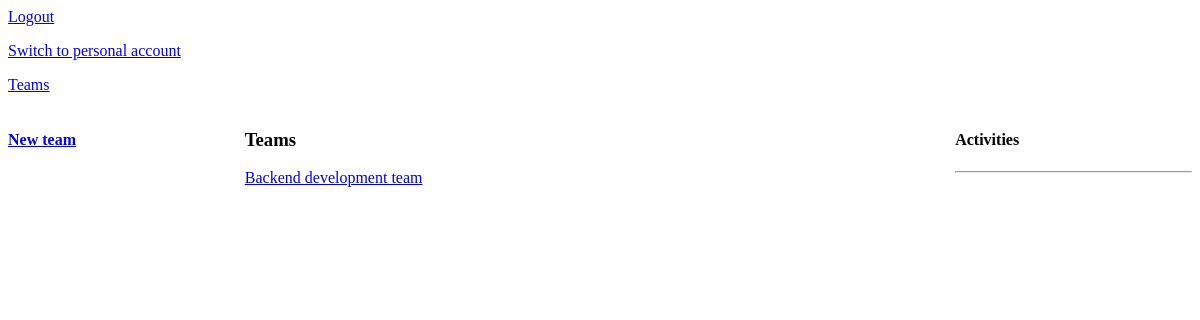
The app's page /teams/1 (signed in), older data.
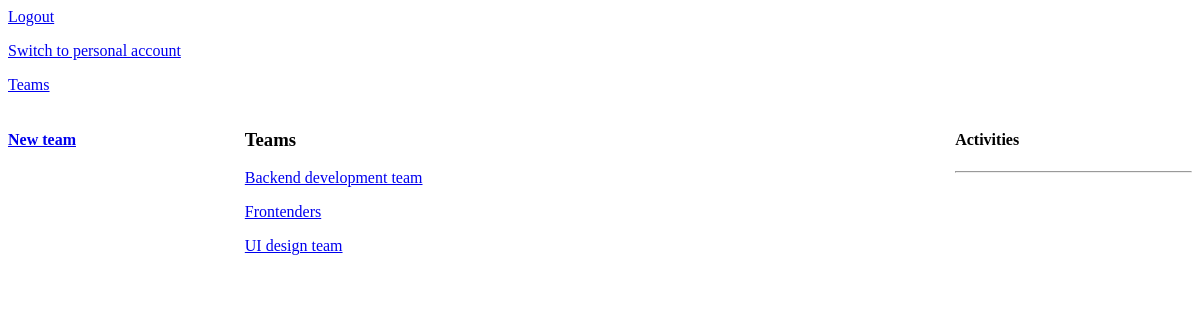
The same page, newer data.
### manager/models.py (models this page shows, shortened)
class Team(models.Model):
    name = models.CharField(max_length=200)
    company = models.ForeignKey(Company, on_delete=models.CASCADE, default='')
    head = models.OneToOneField("Worker", default= None ,related_name="head",on_delete=models.SET_NULL, null=True, blank=True)
    workers = models.ManyToManyField("Worker")
    updated_by = models.ForeignKey(CostumUser, related_name="update_team", on_delete=models.CASCADE, null=True, blank=True)
    class Meta:
        verbose_name = "Team"
        verbose_name_plural = "Teams"

### manager/views.py (the view)
# urls.py: path('teams/<str:id>', teams,name='teams'),
def teams(request,id):
    company = Company.objects.get(id=id)
    teams = company.team_set.all()
    activities = company.activity_set.all()[:5]
    context = {'teams': teams,
               'activities':activities
               }
    return render(request,'manager/teams.html', context)

### manager/templates/manager/teams.html (shortened to what this page needs)
{% extends 'base.html' %}
{% block content %}
<div class='teams-container'>
    <div>
        <h4><a href="{% url 'create-team' %}">New team</a></h4>
    </div>
    <div>
        <h3>Teams</h3>
        {% for team in teams %}
            <p><a href="{% url 'team-dashboard' team.id %}">{{team.name}}</a></p>
        {% endfor %}
    </div>
    <div>
        <div>
            <h4>Activities</h4><hr>
        </div>
    </div>
</div>
{% endblock %}

Row changes from the older to the newer data that the page shows:
added Team: name "Frontenders"
added Team: name "UI design team"
